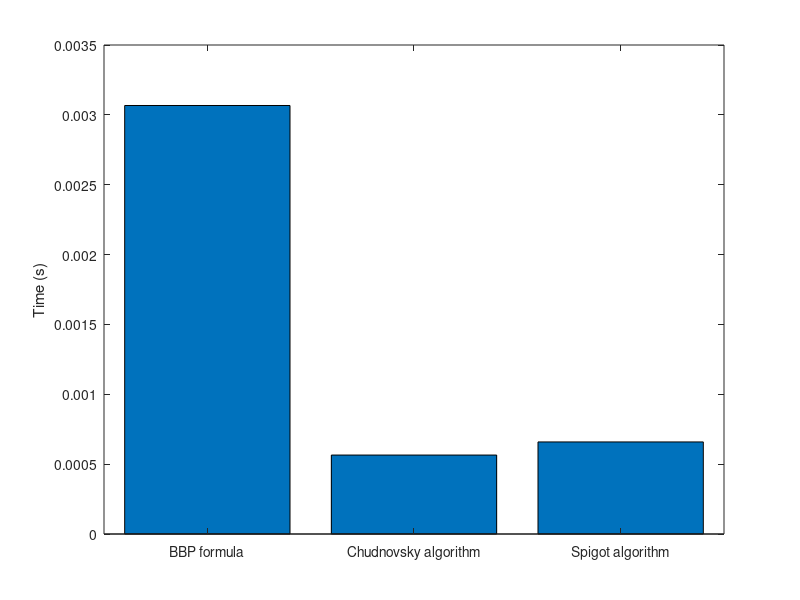

The MATLAB source for this figure:
clear; clc; close all;

function digit = bbp_pi(n)
    s = 0;
    for k = 0:n
        s = s + ((1/16)^k) * ((4/(8*k+1)) - (2/(8*k+4)) - (1/(8*k+5)) - (1/(8*k+6)));
    end
    hex_str = dec2hex(floor(mod(16*s, 16^14)));
    digit = hex2dec(hex_str(end));
end

function digit = chudnovsky_pi(n)
    k = 0;
    s = 0;
    while k <= n
        numerator = (-1)^k * factorial(6*k) * (13591409 + 545140134*k);
        denominator = factorial(3*k) * factorial(k)^3 * 640320^(3*k+1.5);
        s = s + numerator/denominator;
        k = k + 1;
    end
    pi_squared = 426880*sqrt(10005);
    pi = pi_squared / s;
    digit = floor(mod(pi*10^(n-1), 10));
end

function digit = spigot_pi(n)
    a = 10^n;
    b = ones(1, n+1) * 2;
    c = ones(1, n+1);
    d = ones(1, n+1);
    e = ones(1, n+1);
    f = 0;
    for k = 1:n
        carry = 0;
        for i = n:-1:1
            tmp = carry * i + d(i+1) * a + f;
            d(i+1) = mod(tmp, i);
            carry = floor(tmp / i);
        end
        f = carry;
        carry = 0;
        for i = 1:n
            tmp = c(i) * a + carry + d(i+1);
            d(i+1) = mod(tmp, i+1);
            carry = floor(tmp / (i+1));
        end
        c = d;
        e(k) = mod(c(1), a);
        carry = 0;
        for i = n:-1:1
            tmp = carry * i + b(i+1) + e(k) * c(i+1);
            b(i+1) = mod(tmp, a);
            carry = floor(tmp / a);
        end
        b(1) = carry;
    end
    digit = b(1);
end

n = 5;

% time the execution of the algorithms
tic;
bbp_pi(n);
bbp_time = toc;

tic;
chudnovsky_pi(n);
chudnovsky_time = toc;

tic;
spigot_pi(n);
spigot_time = toc;

% create a bar chart of the runtimes
times = [bbp_time, chudnovsky_time, spigot_time];
labels = {'BBP formula', 'Chudnovsky algorithm', 'Spigot algorithm'};
bar(times);
set(gca, 'XTickLabel', labels);
ylabel('Time (s)');
